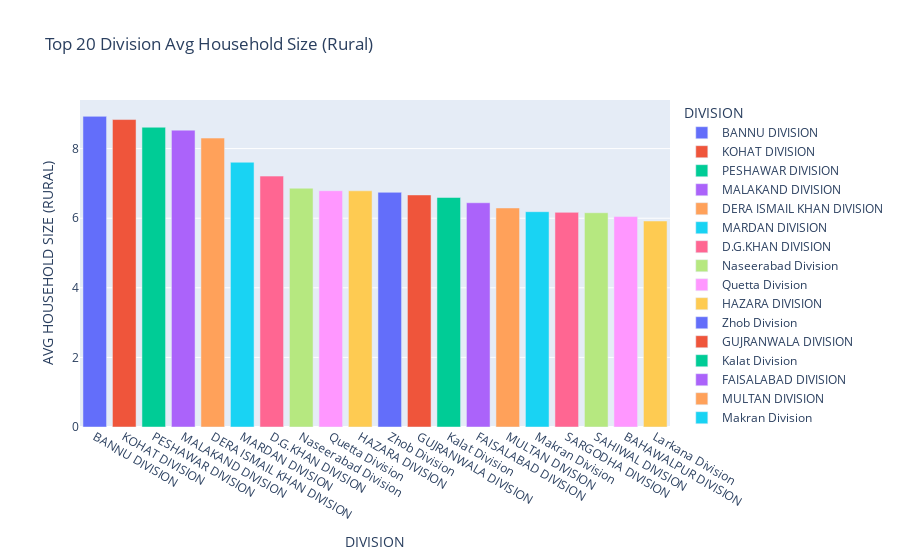

Notebook source saved alongside this figure:
### Markdown cell above
Show top 20 DIVISION AVG HOUSEHOLD SIZE (RURAL) in provinces of Pakistan

### Code cell
# Calculate the Avg household size of each division and select the top 20
top_20_household = df.groupby('DIVISION')['AVG HOUSEHOLD SIZE (RURAL)'].mean().sort_values(ascending=False).head(20)

top_20_household

fig = px.bar(top_20_household, x=top_20_household.index, y='AVG HOUSEHOLD SIZE (RURAL)', title="Top 20 Division Avg Household Size (Rural)", color=top_20_household.index)
fig.show()

### Figure 1 — Plotly figure (JSON) as saved in the notebook; plotly's stock layout.template omitted (floating-point values rounded to 4 significant figures)
{"data": [{"alignmentgroup": "True", "hovertemplate": "DIVISION=%{x}<br>AVG HOUSEHOLD SIZE (RURAL)=%{y}<extra></extra>", "legendgroup": "BANNU DIVISION", "marker": {"color": "#636efa", "pattern": {"shape": ""}}, "name": "BANNU DIVISION", "offsetgroup": "BANNU DIVISION", "orientation": "v", "showlegend": true, "textposition": "auto", "type": "bar", "x": ["BANNU DIVISION"], "xaxis": "x", "y": [8.927], "yaxis": "y"}, {"alignmentgroup": "True", "hovertemplate": "DIVISION=%{x}<br>AVG HOUSEHOLD SIZE (RURAL)=%{y}<extra></extra>", "legendgroup": "KOHAT DIVISION", "marker": {"color": "#EF553B", "pattern": {"shape": ""}}, "name": "KOHAT DIVISION", "offsetgroup": "KOHAT DIVISION", "orientation": "v", "showlegend": true, "textposition": "auto", "type": "bar", "x": ["KOHAT DIVISION"], "xaxis": "x", "y": [8.835], "yaxis": "y"}, {"alignmentgroup": "True", "hovertemplate": "DIVISION=%{x}<br>AVG HOUSEHOLD SIZE (RURAL)=%{y}<extra></extra>", "legendgroup": "PESHAWAR DIVISION", "marker": {"color": "#00cc96", "pattern": {"shape": ""}}, "name": "PESHAWAR DIVISION", "offsetgroup": "PESHAWAR DIVISION", "orientation": "v", "showlegend": true, "textposition": "auto", "type": "bar", "x": ["PESHAWAR DIVISION"], "xaxis": "x", "y": [8.614], "yaxis": "y"}, {"alignmentgroup": "True", "hovertemplate": "DIVISION=%{x}<br>AVG HOUSEHOLD SIZE (RURAL)=%{y}<extra></extra>", "legendgroup": "MALAKAND DIVISION", "marker": {"color": "#ab63fa", "pattern": {"shape": ""}}, "name": "MALAKAND DIVISION", "offsetgroup": "MALAKAND DIVISION", "orientation": "v", "showlegend": true, "textposition": "auto", "type": "bar", "x": ["MALAKAND DIVISION"], "xaxis": "x", "y": [8.531], "yaxis": "y"}, {"alignmentgroup": "True", "hovertemplate": "DIVISION=%{x}<br>AVG HOUSEHOLD SIZE (RURAL)=%{y}<extra></extra>", "legendgroup": "DERA ISMAIL KHAN DIVISION", "marker": {"color": "#FFA15A", "pattern": {"shape": ""}}, "name": "DERA ISMAIL KHAN DIVISION", "offsetgroup": "DERA ISMAIL KHAN DIVISION", "orientation": "v", "showlegend": true, "textposition": "auto", "type": "bar", "x": ["DERA ISMAIL KHAN DIVISION"], "xaxis": "x", "y": [8.303], "yaxis": "y"}, {"alignmentgroup": "True", "hovertemplate": "DIVISION=%{x}<br>AVG HOUSEHOLD SIZE (RURAL)=%{y}<extra></extra>", "legendgroup": "MARDAN DIVISION", "marker": {"color": "#19d3f3", "pattern": {"shape": ""}}, "name": "MARDAN DIVISION", "offsetgroup": "MARDAN DIVISION", "orientation": "v", "showlegend": true, "textposition": "auto", "type": "bar", "x": ["MARDAN DIVISION"], "xaxis": "x", "y": [7.609], "yaxis": "y"}, {"alignmentgroup": "True", "hovertemplate": "DIVISION=%{x}<br>AVG HOUSEHOLD SIZE (RURAL)=%{y}<extra></extra>", "legendgroup": "D.G.KHAN DIVISION", "marker": {"color": "#FF6692", "pattern": {"shape": ""}}, "name": "D.G.KHAN DIVISION", "offsetgroup": "D.G.KHAN DIVISION", "orientation": "v", "showlegend": true, "textposition": "auto", "type": "bar", "x": ["D.G.KHAN DIVISION"], "xaxis": "x", "y": [7.21], "yaxis": "y"}, {"alignmentgroup": "True", "hovertemplate": "DIVISION=%{x}<br>AVG HOUSEHOLD SIZE (RURAL)=%{y}<extra></extra>", "legendgroup": "Naseerabad Division", "marker": {"color": "#B6E880", "pattern": {"shape": ""}}, "name": "Naseerabad Division", "offsetgroup": "Naseerabad Division", "orientation": "v", "showlegend": true, "textposition": "auto", "type": "bar", "x": ["Naseerabad Division"], "xaxis": "x", "y": [6.862], "yaxis": "y"}, {"alignmentgroup": "True", "hovertemplate": "DIVISION=%{x}<br>AVG HOUSEHOLD SIZE (RURAL)=%{y}<extra></extra>", "legendgroup": "Quetta Division", "marker": {"color": "#FF97FF", "pattern": {"shape": ""}}, "name": "Quetta Division", "offsetgroup": "Quetta Division", "orientation": "v", "showlegend": true, "textposition": "auto", "type": "bar", "x": ["Quetta Division"], "xaxis": "x", "y": [6.791], "yaxis": "y"}, {"alignmentgroup": "True", "hovertemplate": "DIVISION=%{x}<br>AVG HOUSEHOLD SIZE (RURAL)=%{y}<extra></extra>", "legendgroup": "HAZARA DIVISION", "marker": {"color": "#FECB52", "pattern": {"shape": ""}}, "name": "HAZARA DIVISION", "offsetgroup": "HAZARA DIVISION", "orientation": "v", "showlegend": true, "textposition": "auto", "type": "bar", "x": ["HAZARA DIVISION"], "xaxis": "x", "y": [6.787], "yaxis": "y"}, {"alignmentgroup": "True", "hovertemplate": "DIVISION=%{x}<br>AVG HOUSEHOLD SIZE (RURAL)=%{y}<extra></extra>", "legendgroup": "Zhob Division", "marker": {"color": "#636efa", "pattern": {"shape": ""}}, "name": "Zhob Division", "offsetgroup": "Zhob Division", "orientation": "v", "showlegend": true, "textposition": "auto", "type": "bar", "x": ["Zhob Division"], "xaxis": "x", "y": [6.744], "yaxis": "y"}, {"alignmentgroup": "True", "hovertemplate": "DIVISION=%{x}<br>AVG HOUSEHOLD SIZE (RURAL)=%{y}<extra></extra>", "legendgroup": "GUJRANWALA DIVISION", "marker": {"color": "#EF553B", "pattern": {"shape": ""}}, "name": "GUJRANWALA DIVISION", "offsetgroup": "GUJRANWALA DIVISION", "orientation": "v", "showlegend": true, "textposition": "auto", "type": "bar", "x": ["GUJRANWALA DIVISION"], "xaxis": "x", "y": [6.668], "yaxis": "y"}, {"alignmentgroup": "True", "hovertemplate": "DIVISION=%{x}<br>AVG HOUSEHOLD SIZE (RURAL)=%{y}<extra></extra>", "legendgroup": "Kalat Division", "marker": {"color": "#00cc96", "pattern": {"shape": ""}}, "name": "Kalat Division", "offsetgroup": "Kalat Division", "orientation": "v", "showlegend": true, "textposition": "auto", "type": "bar", "x": ["Kalat Division"], "xaxis": "x", "y": [6.596], "yaxis": "y"}, {"alignmentgroup": "True", "hovertemplate": "DIVISION=%{x}<br>AVG HOUSEHOLD SIZE (RURAL)=%{y}<extra></extra>", "legendgroup": "FAISALABAD DIVISION", "marker": {"color": "#ab63fa", "pattern": {"shape": ""}}, "name": "FAISALABAD DIVISION", "offsetgroup": "FAISALABAD DIVISION", "orientation": "v", "showlegend": true, "textposition": "auto", "type": "bar", "x": ["FAISALABAD DIVISION"], "xaxis": "x", "y": [6.444], "yaxis": "y"}, {"alignmentgroup": "True", "hovertemplate": "DIVISION=%{x}<br>AVG HOUSEHOLD SIZE (RURAL)=%{y}<extra></extra>", "legendgroup": "MULTAN DIVISION", "marker": {"color": "#FFA15A", "pattern": {"shape": ""}}, "name": "MULTAN DIVISION", "offsetgroup": "MULTAN DIVISION", "orientation": "v", "showlegend": true, "textposition": "auto", "type": "bar", "x": ["MULTAN DIVISION"], "xaxis": "x", "y": [6.294], "yaxis": "y"}, {"alignmentgroup": "True", "hovertemplate": "DIVISION=%{x}<br>AVG HOUSEHOLD SIZE (RURAL)=%{y}<extra></extra>", "legendgroup": "Makran Division", "marker": {"color": "#19d3f3", "pattern": {"shape": ""}}, "name": "Makran Division", "offsetgroup": "Makran Division", "orientation": "v", "showlegend": true, "textposition": "auto", "type": "bar", "x": ["Makran Division"], "xaxis": "x", "y": [6.187], "yaxis": "y"}, {"alignmentgroup": "True", "hovertemplate": "DIVISION=%{x}<br>AVG HOUSEHOLD SIZE (RURAL)=%{y}<extra></extra>", "legendgroup": "SARGODHA DIVISION", "marker": {"color": "#FF6692", "pattern": {"shape": ""}}, "name": "SARGODHA DIVISION", "offsetgroup": "SARGODHA DIVISION", "orientation": "v", "showlegend": true, "textposition": "auto", "type": "bar", "x": ["SARGODHA DIVISION"], "xaxis": "x", "y": [6.168], "yaxis": "y"}, {"alignmentgroup": "True", "hovertemplate": "DIVISION=%{x}<br>AVG HOUSEHOLD SIZE (RURAL)=%{y}<extra></extra>", "legendgroup": "SAHIWAL DIVISION", "marker": {"color": "#B6E880", "pattern": {"shape": ""}}, "name": "SAHIWAL DIVISION", "offsetgroup": "SAHIWAL DIVISION", "orientation": "v", "showlegend": true, "textposition": "auto", "type": "bar", "x": ["SAHIWAL DIVISION"], "xaxis": "x", "y": [6.157], "yaxis": "y"}, {"alignmentgroup": "True", "hovertemplate": "DIVISION=%{x}<br>AVG HOUSEHOLD SIZE (RURAL)=%{y}<extra></extra>", "legendgroup": "BAHAWALPUR DIVISION", "marker": {"color": "#FF97FF", "pattern": {"shape": ""}}, "name": "BAHAWALPUR DIVISION", "offsetgroup": "BAHAWALPUR DIVISION", "orientation": "v", "showlegend": true, "textposition": "auto", "type": "bar", "x": ["BAHAWALPUR DIVISION"], "xaxis": "x", "y": [6.047], "yaxis": "y"}, {"alignmentgroup": "True", "hovertemplate": "DIVISION=%{x}<br>AVG HOUSEHOLD SIZE (RURAL)=%{y}<extra></extra>", "legendgroup": "Larkana Division", "marker": {"color": "#FECB52", "pattern": {"shape": ""}}, "name": "Larkana Division", "offsetgroup": "Larkana Division", "orientation": "v", "showlegend": true, "textposition": "auto", "type": "bar", "x": ["Larkana Division"], "xaxis": "x", "y": [5.92], "yaxis": "y"}], "layout": {"barmode": "relative", "legend": {"title": {"text": "DIVISION"}, "tracegroupgap": 0}, "title": {"text": "Top 20 Division Avg Household Size (Rural)"}, "xaxis": {"anchor": "y", "categoryarray": ["BANNU DIVISION", "KOHAT DIVISION", "PESHAWAR DIVISION", "MALAKAND DIVISION", "DERA ISMAIL KHAN DIVISION", "MARDAN DIVISION", "D.G.KHAN DIVISION", "Naseerabad Division", "Quetta Division", "HAZARA DIVISION", "Zhob Division", "GUJRANWALA DIVISION", "Kalat Division", "FAISALABAD DIVISION", "MULTAN DIVISION", "Makran Division", "SARGODHA DIVISION", "SAHIWAL DIVISION", "BAHAWALPUR DIVISION", "Larkana Division"], "categoryorder": "array", "domain": [0, 1], "title": {"text": "DIVISION"}, "type": "category", "range": [-0.5, 19.5], "autorange": true}, "yaxis": {"anchor": "x", "domain": [0, 1], "title": {"text": "AVG HOUSEHOLD SIZE (RURAL)"}, "type": "linear", "range": [0, 9.397], "autorange": true}, "autosize": true}}
